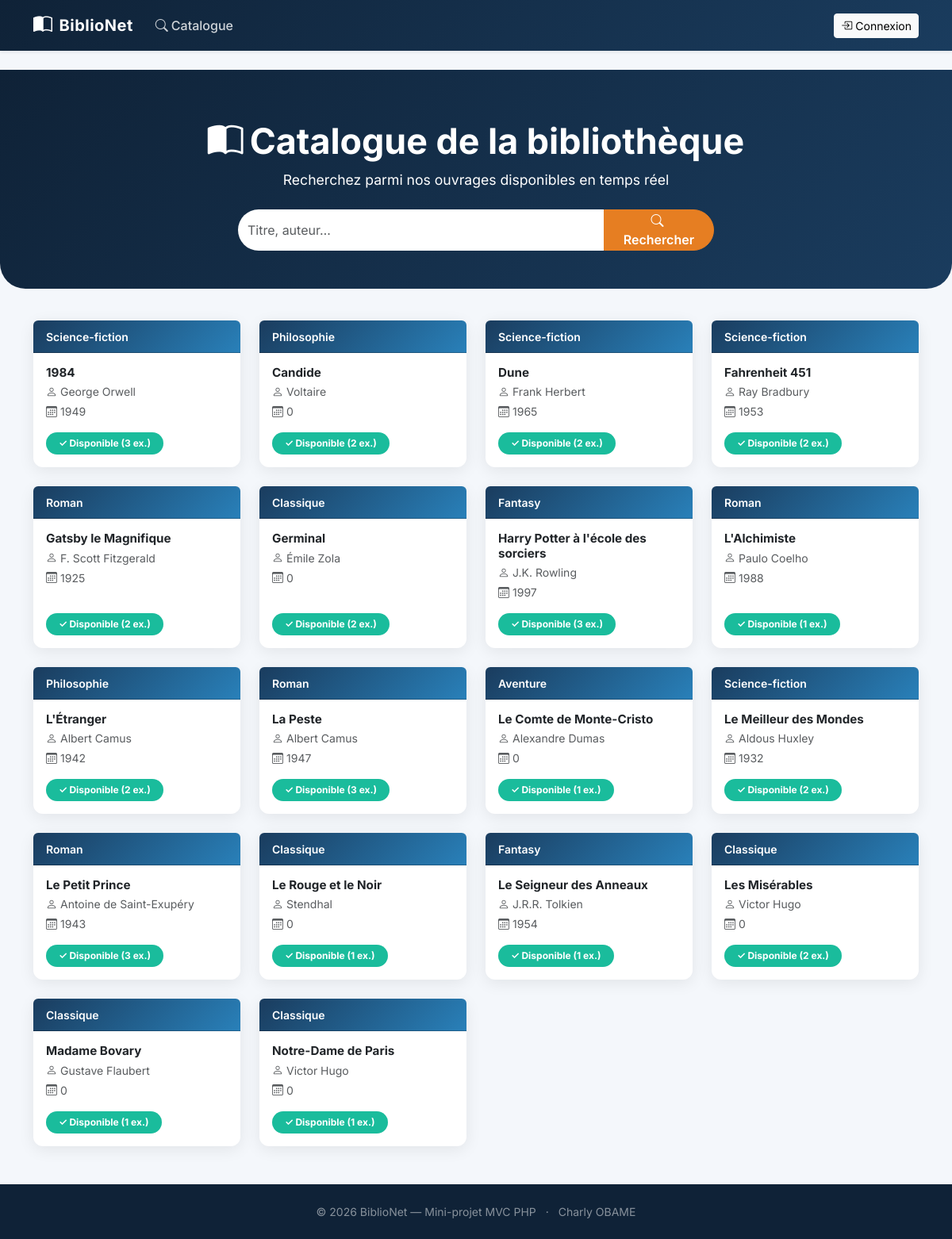
Before: / with the older database file.
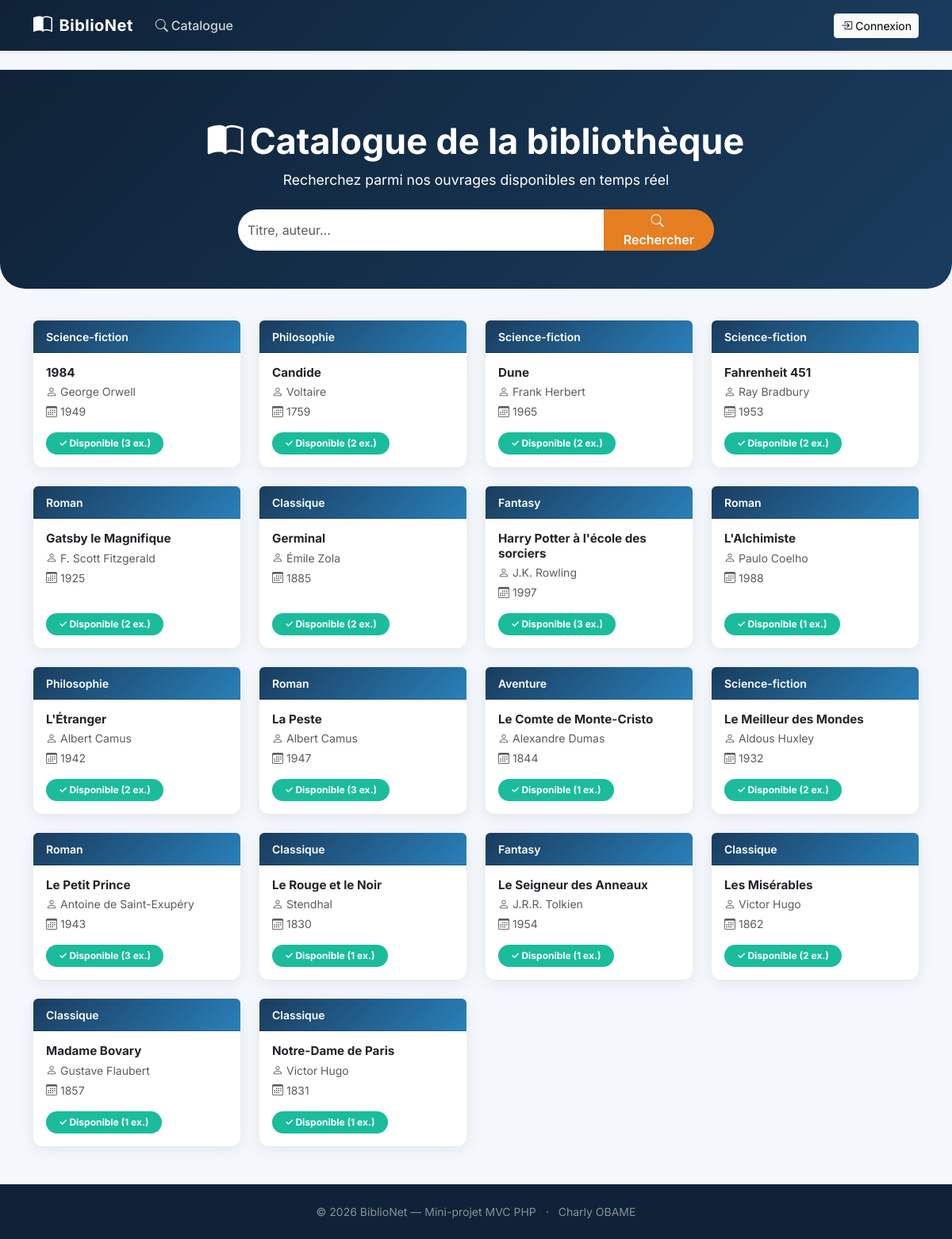
After: the same page with the newer database file.
### tables this page shows
CREATE TABLE `livres` (
  `id`              INT UNSIGNED NOT NULL AUTO_INCREMENT,
  `titre`           VARCHAR(200) NOT NULL,
  `auteur`          VARCHAR(150) NOT NULL,
  `categorie`       VARCHAR(100) NOT NULL DEFAULT '',
  `annee`           SMALLINT UNSIGNED NOT NULL,
  `nb_exemplaires`  TINYINT UNSIGNED NOT NULL DEFAULT 1,
  PRIMARY KEY (`id`)
);

### app/controllers/CatalogueController.php (called while the page is built, shortened)
<?php
class CatalogueController extends Controller
{
    public function index(): void
    {
        $livres = Livre::allAvecDisponibilite();
        $this->render('catalogue/index', [
            'pageTitle' => 'Catalogue',
            'livres'    => $livres,
            'query'     => '',
        ]);
    }
}

### public/index.php (called while the page is built, shortened)
<?php
$router = new App\Core\Router();
$router->add('',                          'App\Controllers\CatalogueController', 'index');
$router->add('catalogue',                 'App\Controllers\CatalogueController', 'index');
$router->add('catalogue/recherche',       'App\Controllers\CatalogueController', 'recherche');
$router->add('auth/login',                'App\Controllers\AuthController',      'loginForm');
$router->add('auth/login/submit',         'App\Controllers\AuthController',      'login');
$router->add('auth/logout',               'App\Controllers\AuthController',      'logout');
$router->add('livres',                    'App\Controllers\LivreController',     'index');
$router->add('livres/creer',              'App\Controllers\LivreController',     'createForm');
$router->add('livres/creer/submit',       'App\Controllers\LivreController',     'create');
$router->add('livres/modifier/(\d+)',     'App\Controllers\LivreController',     'editForm');
$router->add('livres/modifier/(\d+)/submit', 'App\Controllers\LivreController', 'update');
$router->add('livres/supprimer/(\d+)',    'App\Controllers\LivreController',     'delete');
$router->add('adherents',                 'App\Controllers\AdherentController',  'index');
$router->add('adherents/creer',           'App\Controllers\AdherentController',  'createForm');
$router->add('adherents/creer/submit',    'App\Controllers\AdherentController',  'create');
$router->add('adherents/modifier/(\d+)',  'App\Controllers\AdherentController',  'editForm');
$router->add('adherents/modifier/(\d+)/submit', 'App\Controllers\AdherentController', 'update');
$router->add('adherents/supprimer/(\d+)', 'App\Controllers\AdherentController', 'delete');
$router->add('emprunts',                  'App\Controllers\EmpruntController',   'index');
$router->add('emprunts/creer',            'App\Controllers\EmpruntController',   'createForm');
$router->add('emprunts/creer/submit',     'App\Controllers\EmpruntController',   'create');
$router->add('emprunts/retour/(\d+)',     'App\Controllers\EmpruntController',   'retour');
$url = $_GET['url'] ?? '';
$router->dispatch($url);

### app/models/Livre.php (called while the page is built, shortened)
<?php
class Livre
{
    public static function allAvecDisponibilite(): array
    {
        $pdo = Database::getInstance();
        $sql = '
            SELECT l.*,
                   (l.nb_exemplaires - COALESCE(e.nb_en_cours, 0)) AS disponibles
            FROM livres l
            LEFT JOIN (
                SELECT livre_id, COUNT(*) AS nb_en_cours
                FROM emprunts
                WHERE date_retour IS NULL
                GROUP BY livre_id
            ) e ON e.livre_id = l.id
            ORDER BY l.titre ASC
        ';
        return $pdo->query($sql)->fetchAll();
    }
}

### app/views/catalogue/index.php (the view, shortened to what this page needs)
<section class="bn-hero">
  <div class="container text-center">
    <h1 class="fade-in-up">
      <i class="bi bi-book-half me-2"></i>Catalogue de la bibliothèque
    </h1>
    <p class="fade-in-up" style="animation-delay:.1s">
      Recherchez parmi nos ouvrages disponibles en temps réel
    </p>
    <form action="<?= APP_URL ?>/catalogue/recherche" method="GET"
          class="d-flex justify-content-center mt-4 fade-in-up"
          style="max-width:600px; margin:0 auto; animation-delay:.2s">
      <input type="text"
             id="catalogue-search"
             name="q"
             value="<?= htmlspecialchars($query) ?>"
             class="form-control bn-search-input"
             placeholder="Titre, auteur…"
             autocomplete="off" />
      <button type="submit" class="btn bn-search-btn">
        <i class="bi bi-search me-1"></i>Rechercher
      </button>
    </form>
  </div>
</section>
<div class="container">
  <?php if (empty($livres)): ?>
    <div class="text-center py-5">
      <i class="bi bi-search fs-1 text-muted"></i>
      <p class="mt-3 text-muted">Aucun livre trouvé.</p>
    </div>
  <?php else: ?>
    <div class="row row-cols-1 row-cols-sm-2 row-cols-lg-3 row-cols-xl-4 g-4">
      <?php foreach ($livres as $i => $livre): ?>
        <?php $dispo = (int)($livre['disponibles'] ?? $livre['nb_exemplaires']); ?>
        <div class="col fade-in-up" style="animation-delay: <?= $i * 0.04 ?>s">
          <div class="bn-card card h-100 p-0">
            <div class="card-header text-white fw-semibold rounded-top"
                 style="background: <?= $dispo > 0 ? 'linear-gradient(135deg,#1a3c5e,#2980b9)' : 'linear-gradient(135deg,#7f8c8d,#95a5a6)' ?>">
              <small><?= htmlspecialchars($livre['categorie'] ?: 'Divers') ?></small>
            </div>
            <div class="card-body d-flex flex-column p-3">
              <h5 class="card-title fw-bold mb-1" style="font-size:.95rem">
                <?= htmlspecialchars($livre['titre']) ?>
              </h5>
              <p class="text-muted small mb-1">
                <i class="bi bi-person me-1"></i><?= htmlspecialchars($livre['auteur']) ?>
              </p>
              <p class="text-muted small mb-3">
                <i class="bi bi-calendar3 me-1"></i><?= htmlspecialchars($livre['annee']) ?>
              </p>
              <div class="mt-auto d-flex align-items-center justify-content-between">
                <span class="badge <?= $dispo > 0 ? 'badge-dispo' : 'badge-indispo' ?> rounded-pill px-3 py-2">
                  <?= $dispo > 0 ? "✓ Disponible ($dispo ex.)" : '✗ Indisponible' ?>
                </span>
              </div>
            </div>
          </div>
        </div>
      <?php endforeach; ?>
    </div>
  <?php endif; ?>
</div>

### app/core/Router.php (shortened to what this page needs)
<?php
class Router
{
    private array $routes = [];
    public function add(string $path, string $controller, string $action): void
    {
        $this->routes[$path] = [
            'controller' => $controller,
            'action'     => $action,
        ];
    }
    public function dispatch(string $url): void
    {
        $url = trim($url, '/');
        $url = strtok($url, '?');
        foreach ($this->routes as $pattern => $route) {
            if (preg_match('#^' . $pattern . '$#', $url, $matches)) {
                array_shift($matches);
                $action          = $route['action'];
                $controller = new $controllerClass();
                call_user_func_array([$controller, $action], $matches);
                return;
            }
        }
    }
}

### app/core/Controller.php (shortened to what this page needs)
<?php
abstract class Controller
{
    protected function render(string $view, array $data = [], string $layout = 'layouts/main'): void
    {
        extract($data, EXTR_SKIP);
        $viewPath = APP_ROOT . '/app/views/' . $view . '.php';
        require $viewPath;
        $content = ob_get_clean();
        $layoutPath = APP_ROOT . '/app/views/' . $layout . '.php';
        if (file_exists($layoutPath)) {
            require $layoutPath;
        } else {
            echo $content;
        }
    }
}

### app/views/layouts/main.php (shortened to what this page needs)
<!DOCTYPE html>
<html lang="fr">
<head>
  <link href="https://cdn.jsdelivr.net/npm/bootstrap@5.3.3/dist/css/bootstrap.min.css"
        rel="stylesheet"
 />
  <link href="https://cdn.jsdelivr.net/npm/bootstrap-icons@1.11.3/font/bootstrap-icons.min.css"
        rel="stylesheet" />
  <link href="<?= APP_URL ?>/assets/css/style.css" rel="stylesheet" />
</head>
<body>
<nav class="navbar navbar-expand-lg navbar-dark bn-navbar fixed-top shadow-sm">
  <div class="container">
    <a class="navbar-brand fw-bold d-flex align-items-center gap-2" href="<?= APP_URL ?>/">
      <i class="bi bi-book-half fs-4"></i>
      <span>BiblioNet</span>
    </a>
    <div class="collapse navbar-collapse" id="mainNav">
      <ul class="navbar-nav me-auto mb-2 mb-lg-0">
        <li class="nav-item">
          <a class="nav-link" href="<?= APP_URL ?>/catalogue">
            <i class="bi bi-search me-1"></i>Catalogue
          </a>
        </li>
      </ul>
      <div class="d-flex align-items-center gap-2">
        <?php if (!empty($_SESSION['user_id'])): ?>
          <span class="text-white-50 small d-none d-lg-inline">
            <i class="bi bi-person-circle me-1"></i>
            <?= htmlspecialchars($_SESSION['user_nom'] ?? 'Bibliothécaire') ?>
          </span>
          <form action="<?= APP_URL ?>/auth/logout" method="POST" class="m-0">
            <input type="hidden" name="csrf_token" value="<?= htmlspecialchars($_SESSION['csrf_token'] ?? '', ENT_QUOTES, 'UTF-8') ?>">
            <button type="submit" class="btn btn-outline-light btn-sm">
              <i class="bi bi-box-arrow-right me-1"></i>D&eacute;connexion
            </button>
          </form>
        <?php else: ?>
          <a href="<?= APP_URL ?>/auth/login" class="btn btn-light btn-sm">
            <i class="bi bi-box-arrow-in-right me-1"></i>Connexion
          </a>
        <?php endif; ?>
      </div>
    </div>
  </div>
</nav>
<main class="bn-main">
  <?= $content ?>
</main>
<footer class="bn-footer text-center py-4 mt-auto">
  <div class="container">
    <p class="mb-0 text-white-50 small">
      &copy; <?= date('Y') ?> BiblioNet — Mini-projet MVC PHP
      <span class="mx-2">·</span>
      Charly OBAME
    </p>
  </div>
</footer>
</body>
</html>

### public/assets/css/style.css (style rules this page uses)
:root { --bn-primary: #1a3c5e; --bn-accent: #e67e22; --bn-light: #f4f7fb; --bn-dark: #0f2237; --bn-navbar-h: 64px; --bn-radius: 0.75rem; --bn-shadow: 0 4px 20px rgba(0,0,0,.08); --bn-trans: 0.25s ease; }
*, *::before, *::after { box-sizing: border-box; }
html { scroll-behavior: smooth; }
body { font-family: 'Inter', sans-serif; background: var(--bn-light); color: #2c3e50; min-height: 100vh; display: flex; flex-direction: column; }
.bn-navbar { background: linear-gradient(135deg, var(--bn-dark) 0%, var(--bn-primary) 100%); height: var(--bn-navbar-h); }
.bn-navbar .navbar-brand { letter-spacing: .5px; }
.bn-navbar .nav-link { color: rgba(255,255,255,.8) !important; font-weight: 500; border-radius: 0.4rem; padding: .4rem .75rem !important; transition: background var(--bn-trans), color var(--bn-trans); }
.bn-main { flex: 1; padding-top: calc(var(--bn-navbar-h) + 1.5rem); padding-bottom: 3rem; }
.bn-footer { background: var(--bn-dark); }
.bn-card { background: #fff; border-radius: var(--bn-radius); box-shadow: var(--bn-shadow); border: none; transition: transform var(--bn-trans), box-shadow var(--bn-trans); }
.bn-hero { background: linear-gradient(135deg, var(--bn-dark) 0%, var(--bn-primary) 100%); color: #fff; padding: 4rem 0 3rem; margin-bottom: 2.5rem; border-radius: 0 0 2rem 2rem; }
.bn-hero h1 { font-size: clamp(1.8rem, 4vw, 2.8rem); font-weight: 700; }
.bn-hero p { opacity: .85; font-size: 1.1rem; }
.bn-search-input { border-radius: 2rem 0 0 2rem !important; border: none !important; font-size: 1rem; height: 52px; }
.bn-search-btn { border-radius: 0 2rem 2rem 0 !important; background: var(--bn-accent); border-color: var(--bn-accent); color: #fff; font-weight: 600; height: 52px; padding: 0 1.5rem; transition: background var(--bn-trans); }
.badge-dispo { background: #1abc9c; color: #fff; }
.fade-in-up { animation: fadeInUp .4s ease both; }

Changed rows visible on the page:
changed livres "Candide": annee "0" → "1759"
changed livres "Germinal": annee "0" → "1885"
changed livres "Le Comte de Monte-Cristo": annee "0" → "1844"
changed livres "Le Rouge et le Noir": annee "0" → "1830"
changed livres "Les Misérables": annee "0" → "1862"
changed livres "Madame Bovary": annee "0" → "1857"
changed livres "Notre-Dame de Paris": annee "0" → "1831"
